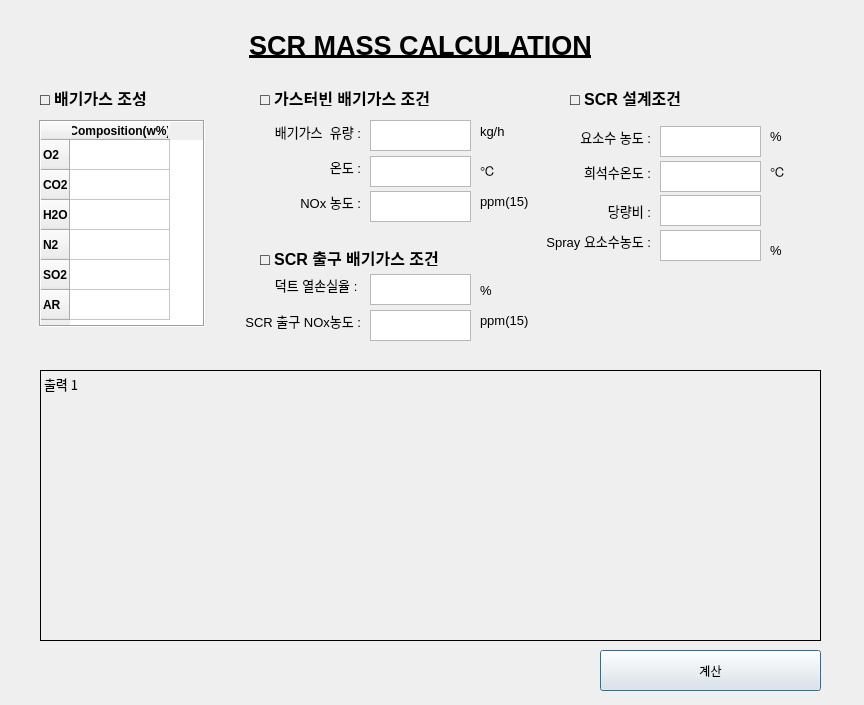
<?xml version="1.0" encoding="UTF-8"?>
<ui version="4.0">
 <class>Dialog</class>
 <widget class="QDialog" name="Dialog">
  <property name="geometry">
   <rect>
    <x>0</x>
    <y>0</y>
    <width>864</width>
    <height>705</height>
   </rect>
  </property>
  <property name="windowTitle">
   <string>Dialog</string>
  </property>
  <widget class="QLabel" name="text_label_1">
   <property name="geometry">
    <rect>
     <x>40</x>
     <y>370</y>
     <width>781</width>
     <height>271</height>
    </rect>
   </property>
   <property name="font">
    <font>
     <family>굴림체</family>
     <pointsize>10</pointsize>
    </font>
   </property>
   <property name="frameShape">
    <enum>QFrame::Panel</enum>
   </property>
   <property name="text">
    <string>출력 1</string>
   </property>
   <property name="alignment">
    <set>Qt::AlignLeading|Qt::AlignLeft|Qt::AlignTop</set>
   </property>
  </widget>
  <widget class="QPushButton" name="pushButton">
   <property name="geometry">
    <rect>
     <x>600</x>
     <y>650</y>
     <width>221</width>
     <height>41</height>
    </rect>
   </property>
   <property name="text">
    <string>계산</string>
   </property>
  </widget>
  <widget class="QLabel" name="label">
   <property name="geometry">
    <rect>
     <x>260</x>
     <y>121</y>
     <width>101</width>
     <height>21</height>
    </rect>
   </property>
   <property name="font">
    <font>
     <family>Arial</family>
     <pointsize>10</pointsize>
    </font>
   </property>
   <property name="text">
    <string>배기가스  유량 :</string>
   </property>
   <property name="alignment">
    <set>Qt::AlignRight|Qt::AlignTrailing|Qt::AlignVCenter</set>
   </property>
  </widget>
  <widget class="QLabel" name="label_2">
   <property name="geometry">
    <rect>
     <x>260</x>
     <y>156</y>
     <width>101</width>
     <height>21</height>
    </rect>
   </property>
   <property name="font">
    <font>
     <family>Arial</family>
     <pointsize>10</pointsize>
    </font>
   </property>
   <property name="text">
    <string>온도 :</string>
   </property>
   <property name="alignment">
    <set>Qt::AlignRight|Qt::AlignTrailing|Qt::AlignVCenter</set>
   </property>
  </widget>
  <widget class="QTextEdit" name="text_input_3">
   <property name="geometry">
    <rect>
     <x>370</x>
     <y>191</y>
     <width>101</width>
     <height>31</height>
    </rect>
   </property>
   <property name="font">
    <font>
     <family>Arial</family>
     <pointsize>10</pointsize>
    </font>
   </property>
   <property name="html">
    <string>&lt;!DOCTYPE HTML PUBLIC &quot;-//W3C//DTD HTML 4.0//EN&quot; &quot;http://www.w3.org/TR/REC-html40/strict.dtd&quot;&gt;
&lt;html&gt;&lt;head&gt;&lt;meta name=&quot;qrichtext&quot; content=&quot;1&quot; /&gt;&lt;style type=&quot;text/css&quot;&gt;
p, li { white-space: pre-wrap; }
&lt;/style&gt;&lt;/head&gt;&lt;body style=&quot; font-family:'Arial'; font-size:10pt; font-weight:400; font-style:normal;&quot;&gt;
&lt;p align=&quot;right&quot; style=&quot;-qt-paragraph-type:empty; margin-top:0px; margin-bottom:0px; margin-left:0px; margin-right:0px; -qt-block-indent:0; text-indent:0px;&quot;&gt;&lt;br /&gt;&lt;/p&gt;&lt;/body&gt;&lt;/html&gt;</string>
   </property>
  </widget>
  <widget class="QLabel" name="label_3">
   <property name="geometry">
    <rect>
     <x>260</x>
     <y>191</y>
     <width>101</width>
     <height>21</height>
    </rect>
   </property>
   <property name="font">
    <font>
     <family>Arial</family>
     <pointsize>10</pointsize>
    </font>
   </property>
   <property name="text">
    <string>NOx 농도 :</string>
   </property>
   <property name="alignment">
    <set>Qt::AlignRight|Qt::AlignTrailing|Qt::AlignVCenter</set>
   </property>
  </widget>
  <widget class="QLabel" name="label_4">
   <property name="geometry">
    <rect>
     <x>480</x>
     <y>121</y>
     <width>51</width>
     <height>21</height>
    </rect>
   </property>
   <property name="font">
    <font>
     <family>Arial</family>
     <pointsize>10</pointsize>
    </font>
   </property>
   <property name="text">
    <string>kg/h</string>
   </property>
   <property name="alignment">
    <set>Qt::AlignLeading|Qt::AlignLeft|Qt::AlignVCenter</set>
   </property>
  </widget>
  <widget class="QLabel" name="label_5">
   <property name="geometry">
    <rect>
     <x>480</x>
     <y>160</y>
     <width>51</width>
     <height>21</height>
    </rect>
   </property>
   <property name="font">
    <font>
     <family>Arial</family>
     <pointsize>10</pointsize>
    </font>
   </property>
   <property name="text">
    <string>℃</string>
   </property>
   <property name="alignment">
    <set>Qt::AlignLeading|Qt::AlignLeft|Qt::AlignVCenter</set>
   </property>
  </widget>
  <widget class="QLabel" name="label_6">
   <property name="geometry">
    <rect>
     <x>480</x>
     <y>191</y>
     <width>51</width>
     <height>21</height>
    </rect>
   </property>
   <property name="font">
    <font>
     <family>Arial</family>
     <pointsize>10</pointsize>
    </font>
   </property>
   <property name="text">
    <string>ppm(15)</string>
   </property>
   <property name="alignment">
    <set>Qt::AlignLeading|Qt::AlignLeft|Qt::AlignVCenter</set>
   </property>
  </widget>
  <widget class="QLabel" name="label_7">
   <property name="geometry">
    <rect>
     <x>230</x>
     <y>310</y>
     <width>131</width>
     <height>21</height>
    </rect>
   </property>
   <property name="font">
    <font>
     <family>Arial</family>
     <pointsize>10</pointsize>
    </font>
   </property>
   <property name="text">
    <string>SCR 출구 NOx농도 :</string>
   </property>
   <property name="alignment">
    <set>Qt::AlignRight|Qt::AlignTrailing|Qt::AlignVCenter</set>
   </property>
  </widget>
  <widget class="QTextEdit" name="text_input_4">
   <property name="geometry">
    <rect>
     <x>370</x>
     <y>310</y>
     <width>101</width>
     <height>31</height>
    </rect>
   </property>
   <property name="font">
    <font>
     <family>Arial</family>
     <pointsize>10</pointsize>
    </font>
   </property>
   <property name="html">
    <string>&lt;!DOCTYPE HTML PUBLIC &quot;-//W3C//DTD HTML 4.0//EN&quot; &quot;http://www.w3.org/TR/REC-html40/strict.dtd&quot;&gt;
&lt;html&gt;&lt;head&gt;&lt;meta name=&quot;qrichtext&quot; content=&quot;1&quot; /&gt;&lt;style type=&quot;text/css&quot;&gt;
p, li { white-space: pre-wrap; }
&lt;/style&gt;&lt;/head&gt;&lt;body style=&quot; font-family:'Arial'; font-size:10pt; font-weight:400; font-style:normal;&quot;&gt;
&lt;p align=&quot;right&quot; style=&quot;-qt-paragraph-type:empty; margin-top:0px; margin-bottom:0px; margin-left:0px; margin-right:0px; -qt-block-indent:0; text-indent:0px;&quot;&gt;&lt;br /&gt;&lt;/p&gt;&lt;/body&gt;&lt;/html&gt;</string>
   </property>
  </widget>
  <widget class="QLabel" name="label_8">
   <property name="geometry">
    <rect>
     <x>480</x>
     <y>310</y>
     <width>61</width>
     <height>21</height>
    </rect>
   </property>
   <property name="font">
    <font>
     <family>Arial</family>
     <pointsize>10</pointsize>
    </font>
   </property>
   <property name="text">
    <string>ppm(15)</string>
   </property>
   <property name="alignment">
    <set>Qt::AlignLeading|Qt::AlignLeft|Qt::AlignVCenter</set>
   </property>
  </widget>
  <widget class="QLabel" name="label_9">
   <property name="geometry">
    <rect>
     <x>480</x>
     <y>280</y>
     <width>61</width>
     <height>21</height>
    </rect>
   </property>
   <property name="font">
    <font>
     <family>Arial</family>
     <pointsize>10</pointsize>
    </font>
   </property>
   <property name="text">
    <string>%</string>
   </property>
   <property name="alignment">
    <set>Qt::AlignLeading|Qt::AlignLeft|Qt::AlignVCenter</set>
   </property>
  </widget>
  <widget class="QLabel" name="label_10">
   <property name="geometry">
    <rect>
     <x>260</x>
     <y>274</y>
     <width>101</width>
     <height>21</height>
    </rect>
   </property>
   <property name="font">
    <font>
     <family>Arial</family>
     <pointsize>10</pointsize>
    </font>
   </property>
   <property name="text">
    <string>덕트 열손실율 : </string>
   </property>
   <property name="alignment">
    <set>Qt::AlignRight|Qt::AlignTrailing|Qt::AlignVCenter</set>
   </property>
  </widget>
  <widget class="QTextEdit" name="text_input_5">
   <property name="geometry">
    <rect>
     <x>370</x>
     <y>274</y>
     <width>101</width>
     <height>31</height>
    </rect>
   </property>
   <property name="font">
    <font>
     <family>Arial</family>
     <pointsize>10</pointsize>
    </font>
   </property>
   <property name="html">
    <string>&lt;!DOCTYPE HTML PUBLIC &quot;-//W3C//DTD HTML 4.0//EN&quot; &quot;http://www.w3.org/TR/REC-html40/strict.dtd&quot;&gt;
&lt;html&gt;&lt;head&gt;&lt;meta name=&quot;qrichtext&quot; content=&quot;1&quot; /&gt;&lt;style type=&quot;text/css&quot;&gt;
p, li { white-space: pre-wrap; }
&lt;/style&gt;&lt;/head&gt;&lt;body style=&quot; font-family:'Arial'; font-size:10pt; font-weight:400; font-style:normal;&quot;&gt;
&lt;p align=&quot;right&quot; style=&quot;-qt-paragraph-type:empty; margin-top:0px; margin-bottom:0px; margin-left:0px; margin-right:0px; -qt-block-indent:0; text-indent:0px;&quot;&gt;&lt;br /&gt;&lt;/p&gt;&lt;/body&gt;&lt;/html&gt;</string>
   </property>
  </widget>
  <widget class="QTextEdit" name="text_input_6">
   <property name="geometry">
    <rect>
     <x>660</x>
     <y>126</y>
     <width>101</width>
     <height>31</height>
    </rect>
   </property>
   <property name="font">
    <font>
     <family>Arial</family>
     <pointsize>10</pointsize>
    </font>
   </property>
   <property name="html">
    <string>&lt;!DOCTYPE HTML PUBLIC &quot;-//W3C//DTD HTML 4.0//EN&quot; &quot;http://www.w3.org/TR/REC-html40/strict.dtd&quot;&gt;
&lt;html&gt;&lt;head&gt;&lt;meta name=&quot;qrichtext&quot; content=&quot;1&quot; /&gt;&lt;style type=&quot;text/css&quot;&gt;
p, li { white-space: pre-wrap; }
&lt;/style&gt;&lt;/head&gt;&lt;body style=&quot; font-family:'Arial'; font-size:10pt; font-weight:400; font-style:normal;&quot;&gt;
&lt;p align=&quot;right&quot; style=&quot;-qt-paragraph-type:empty; margin-top:0px; margin-bottom:0px; margin-left:0px; margin-right:0px; -qt-block-indent:0; text-indent:0px;&quot;&gt;&lt;br /&gt;&lt;/p&gt;&lt;/body&gt;&lt;/html&gt;</string>
   </property>
  </widget>
  <widget class="QTextEdit" name="text_input_7">
   <property name="geometry">
    <rect>
     <x>660</x>
     <y>161</y>
     <width>101</width>
     <height>31</height>
    </rect>
   </property>
   <property name="font">
    <font>
     <family>Arial</family>
     <pointsize>10</pointsize>
    </font>
   </property>
   <property name="html">
    <string>&lt;!DOCTYPE HTML PUBLIC &quot;-//W3C//DTD HTML 4.0//EN&quot; &quot;http://www.w3.org/TR/REC-html40/strict.dtd&quot;&gt;
&lt;html&gt;&lt;head&gt;&lt;meta name=&quot;qrichtext&quot; content=&quot;1&quot; /&gt;&lt;style type=&quot;text/css&quot;&gt;
p, li { white-space: pre-wrap; }
&lt;/style&gt;&lt;/head&gt;&lt;body style=&quot; font-family:'Arial'; font-size:10pt; font-weight:400; font-style:normal;&quot;&gt;
&lt;p align=&quot;right&quot; style=&quot;-qt-paragraph-type:empty; margin-top:0px; margin-bottom:0px; margin-left:0px; margin-right:0px; -qt-block-indent:0; text-indent:0px;&quot;&gt;&lt;br /&gt;&lt;/p&gt;&lt;/body&gt;&lt;/html&gt;</string>
   </property>
  </widget>
  <widget class="QLabel" name="label_11">
   <property name="geometry">
    <rect>
     <x>770</x>
     <y>126</y>
     <width>61</width>
     <height>21</height>
    </rect>
   </property>
   <property name="font">
    <font>
     <family>Arial</family>
     <pointsize>10</pointsize>
    </font>
   </property>
   <property name="text">
    <string>%</string>
   </property>
   <property name="alignment">
    <set>Qt::AlignLeading|Qt::AlignLeft|Qt::AlignVCenter</set>
   </property>
  </widget>
  <widget class="QLabel" name="label_12">
   <property name="geometry">
    <rect>
     <x>550</x>
     <y>126</y>
     <width>101</width>
     <height>21</height>
    </rect>
   </property>
   <property name="font">
    <font>
     <family>Arial</family>
     <pointsize>10</pointsize>
    </font>
   </property>
   <property name="text">
    <string>요소수 농도 :</string>
   </property>
   <property name="alignment">
    <set>Qt::AlignRight|Qt::AlignTrailing|Qt::AlignVCenter</set>
   </property>
  </widget>
  <widget class="QLabel" name="label_13">
   <property name="geometry">
    <rect>
     <x>770</x>
     <y>161</y>
     <width>61</width>
     <height>21</height>
    </rect>
   </property>
   <property name="font">
    <font>
     <family>Arial</family>
     <pointsize>10</pointsize>
    </font>
   </property>
   <property name="text">
    <string>℃</string>
   </property>
   <property name="alignment">
    <set>Qt::AlignLeading|Qt::AlignLeft|Qt::AlignVCenter</set>
   </property>
  </widget>
  <widget class="QLabel" name="label_14">
   <property name="geometry">
    <rect>
     <x>550</x>
     <y>161</y>
     <width>101</width>
     <height>21</height>
    </rect>
   </property>
   <property name="font">
    <font>
     <family>Arial</family>
     <pointsize>10</pointsize>
    </font>
   </property>
   <property name="text">
    <string>희석수온도 :</string>
   </property>
   <property name="alignment">
    <set>Qt::AlignRight|Qt::AlignTrailing|Qt::AlignVCenter</set>
   </property>
  </widget>
  <widget class="QTableWidget" name="item_comp">
   <property name="geometry">
    <rect>
     <x>39</x>
     <y>120</y>
     <width>166</width>
     <height>207</height>
    </rect>
   </property>
   <property name="sizePolicy">
    <sizepolicy hsizetype="Expanding" vsizetype="MinimumExpanding">
     <horstretch>0</horstretch>
     <verstretch>0</verstretch>
    </sizepolicy>
   </property>
   <property name="font">
    <font>
     <weight>75</weight>
     <italic>false</italic>
     <bold>true</bold>
     <underline>false</underline>
     <strikeout>false</strikeout>
    </font>
   </property>
   <property name="autoFillBackground">
    <bool>false</bool>
   </property>
   <property name="inputMethodHints">
    <set>Qt::ImhHiddenText</set>
   </property>
   <property name="frameShape">
    <enum>QFrame::Box</enum>
   </property>
   <property name="frameShadow">
    <enum>QFrame::Sunken</enum>
   </property>
   <property name="lineWidth">
    <number>1</number>
   </property>
   <property name="midLineWidth">
    <number>0</number>
   </property>
   <property name="dragEnabled">
    <bool>false</bool>
   </property>
   <property name="gridStyle">
    <enum>Qt::SolidLine</enum>
   </property>
   <property name="sortingEnabled">
    <bool>false</bool>
   </property>
   <property name="wordWrap">
    <bool>true</bool>
   </property>
   <property name="cornerButtonEnabled">
    <bool>true</bool>
   </property>
   <property name="rowCount">
    <number>6</number>
   </property>
   <property name="columnCount">
    <number>1</number>
   </property>
   <row>
    <property name="text">
     <string>O2</string>
    </property>
   </row>
   <row>
    <property name="text">
     <string>CO2</string>
    </property>
   </row>
   <row>
    <property name="text">
     <string>H2O</string>
    </property>
   </row>
   <row>
    <property name="text">
     <string>N2</string>
    </property>
   </row>
   <row>
    <property name="text">
     <string>SO2</string>
    </property>
   </row>
   <row>
    <property name="text">
     <string>AR</string>
    </property>
   </row>
   <column>
    <property name="text">
     <string>Composition(w%)</string>
    </property>
    <property name="textAlignment">
     <set>AlignCenter</set>
    </property>
    <property name="background">
     <color>
      <red>255</red>
      <green>255</green>
      <blue>127</blue>
     </color>
    </property>
   </column>
   <item row="0" column="0">
    <property name="text">
     <string/>
    </property>
    <property name="textAlignment">
     <set>AlignTrailing|AlignVCenter</set>
    </property>
   </item>
   <item row="1" column="0">
    <property name="text">
     <string/>
    </property>
    <property name="textAlignment">
     <set>AlignTrailing|AlignVCenter</set>
    </property>
   </item>
   <item row="2" column="0">
    <property name="text">
     <string/>
    </property>
    <property name="textAlignment">
     <set>AlignTrailing|AlignVCenter</set>
    </property>
   </item>
   <item row="3" column="0">
    <property name="text">
     <string/>
    </property>
    <property name="textAlignment">
     <set>AlignTrailing|AlignVCenter</set>
    </property>
   </item>
   <item row="4" column="0">
    <property name="text">
     <string/>
    </property>
    <property name="textAlignment">
     <set>AlignTrailing|AlignVCenter</set>
    </property>
   </item>
   <item row="5" column="0">
    <property name="text">
     <string/>
    </property>
    <property name="textAlignment">
     <set>AlignTrailing|AlignVCenter</set>
    </property>
   </item>
  </widget>
  <widget class="QLabel" name="label_17">
   <property name="geometry">
    <rect>
     <x>40</x>
     <y>90</y>
     <width>141</width>
     <height>16</height>
    </rect>
   </property>
   <property name="font">
    <font>
     <pointsize>12</pointsize>
     <weight>75</weight>
     <bold>true</bold>
    </font>
   </property>
   <property name="text">
    <string>□ 배기가스 조성</string>
   </property>
  </widget>
  <widget class="QLabel" name="label_18">
   <property name="geometry">
    <rect>
     <x>260</x>
     <y>90</y>
     <width>221</width>
     <height>16</height>
    </rect>
   </property>
   <property name="font">
    <font>
     <pointsize>12</pointsize>
     <weight>75</weight>
     <bold>true</bold>
    </font>
   </property>
   <property name="text">
    <string>□ 가스터빈 배기가스 조건</string>
   </property>
  </widget>
  <widget class="QLabel" name="label_19">
   <property name="geometry">
    <rect>
     <x>260</x>
     <y>250</y>
     <width>221</width>
     <height>16</height>
    </rect>
   </property>
   <property name="font">
    <font>
     <pointsize>12</pointsize>
     <weight>75</weight>
     <bold>true</bold>
    </font>
   </property>
   <property name="text">
    <string>□ SCR 출구 배기가스 조건</string>
   </property>
  </widget>
  <widget class="QLabel" name="label_20">
   <property name="geometry">
    <rect>
     <x>230</x>
     <y>30</y>
     <width>381</width>
     <height>31</height>
    </rect>
   </property>
   <property name="font">
    <font>
     <family>Arial</family>
     <pointsize>20</pointsize>
     <weight>75</weight>
     <bold>true</bold>
     <underline>true</underline>
    </font>
   </property>
   <property name="text">
    <string>SCR MASS CALCULATION</string>
   </property>
   <property name="alignment">
    <set>Qt::AlignCenter</set>
   </property>
  </widget>
  <widget class="QTextEdit" name="text_input_2">
   <property name="geometry">
    <rect>
     <x>370</x>
     <y>156</y>
     <width>101</width>
     <height>31</height>
    </rect>
   </property>
   <property name="font">
    <font>
     <family>Arial</family>
     <pointsize>10</pointsize>
    </font>
   </property>
   <property name="html">
    <string>&lt;!DOCTYPE HTML PUBLIC &quot;-//W3C//DTD HTML 4.0//EN&quot; &quot;http://www.w3.org/TR/REC-html40/strict.dtd&quot;&gt;
&lt;html&gt;&lt;head&gt;&lt;meta name=&quot;qrichtext&quot; content=&quot;1&quot; /&gt;&lt;style type=&quot;text/css&quot;&gt;
p, li { white-space: pre-wrap; }
&lt;/style&gt;&lt;/head&gt;&lt;body style=&quot; font-family:'Arial'; font-size:10pt; font-weight:400; font-style:normal;&quot;&gt;
&lt;p align=&quot;right&quot; style=&quot;-qt-paragraph-type:empty; margin-top:0px; margin-bottom:0px; margin-left:0px; margin-right:0px; -qt-block-indent:0; text-indent:0px;&quot;&gt;&lt;br /&gt;&lt;/p&gt;&lt;/body&gt;&lt;/html&gt;</string>
   </property>
  </widget>
  <widget class="QTextEdit" name="text_input_1">
   <property name="geometry">
    <rect>
     <x>370</x>
     <y>120</y>
     <width>101</width>
     <height>31</height>
    </rect>
   </property>
   <property name="font">
    <font>
     <family>Arial</family>
     <pointsize>10</pointsize>
    </font>
   </property>
   <property name="layoutDirection">
    <enum>Qt::LeftToRight</enum>
   </property>
   <property name="html">
    <string>&lt;!DOCTYPE HTML PUBLIC &quot;-//W3C//DTD HTML 4.0//EN&quot; &quot;http://www.w3.org/TR/REC-html40/strict.dtd&quot;&gt;
&lt;html&gt;&lt;head&gt;&lt;meta name=&quot;qrichtext&quot; content=&quot;1&quot; /&gt;&lt;style type=&quot;text/css&quot;&gt;
p, li { white-space: pre-wrap; }
&lt;/style&gt;&lt;/head&gt;&lt;body style=&quot; font-family:'Arial'; font-size:10pt; font-weight:400; font-style:normal;&quot;&gt;
&lt;p align=&quot;right&quot; style=&quot;-qt-paragraph-type:empty; margin-top:0px; margin-bottom:0px; margin-left:0px; margin-right:0px; -qt-block-indent:0; text-indent:0px;&quot;&gt;&lt;br /&gt;&lt;/p&gt;&lt;/body&gt;&lt;/html&gt;</string>
   </property>
  </widget>
  <widget class="QTextEdit" name="text_input_9">
   <property name="geometry">
    <rect>
     <x>660</x>
     <y>195</y>
     <width>101</width>
     <height>31</height>
    </rect>
   </property>
   <property name="font">
    <font>
     <family>Arial</family>
     <pointsize>10</pointsize>
    </font>
   </property>
   <property name="html">
    <string>&lt;!DOCTYPE HTML PUBLIC &quot;-//W3C//DTD HTML 4.0//EN&quot; &quot;http://www.w3.org/TR/REC-html40/strict.dtd&quot;&gt;
&lt;html&gt;&lt;head&gt;&lt;meta name=&quot;qrichtext&quot; content=&quot;1&quot; /&gt;&lt;style type=&quot;text/css&quot;&gt;
p, li { white-space: pre-wrap; }
&lt;/style&gt;&lt;/head&gt;&lt;body style=&quot; font-family:'Arial'; font-size:10pt; font-weight:400; font-style:normal;&quot;&gt;
&lt;p align=&quot;right&quot; style=&quot;-qt-paragraph-type:empty; margin-top:0px; margin-bottom:0px; margin-left:0px; margin-right:0px; -qt-block-indent:0; text-indent:0px;&quot;&gt;&lt;br /&gt;&lt;/p&gt;&lt;/body&gt;&lt;/html&gt;</string>
   </property>
  </widget>
  <widget class="QLabel" name="label_21">
   <property name="geometry">
    <rect>
     <x>550</x>
     <y>200</y>
     <width>101</width>
     <height>21</height>
    </rect>
   </property>
   <property name="font">
    <font>
     <family>Arial</family>
     <pointsize>10</pointsize>
    </font>
   </property>
   <property name="text">
    <string>당량비 :</string>
   </property>
   <property name="alignment">
    <set>Qt::AlignRight|Qt::AlignTrailing|Qt::AlignVCenter</set>
   </property>
  </widget>
  <widget class="QTextEdit" name="text_input_10">
   <property name="geometry">
    <rect>
     <x>660</x>
     <y>230</y>
     <width>101</width>
     <height>31</height>
    </rect>
   </property>
   <property name="font">
    <font>
     <family>Arial</family>
     <pointsize>10</pointsize>
    </font>
   </property>
   <property name="html">
    <string>&lt;!DOCTYPE HTML PUBLIC &quot;-//W3C//DTD HTML 4.0//EN&quot; &quot;http://www.w3.org/TR/REC-html40/strict.dtd&quot;&gt;
&lt;html&gt;&lt;head&gt;&lt;meta name=&quot;qrichtext&quot; content=&quot;1&quot; /&gt;&lt;style type=&quot;text/css&quot;&gt;
p, li { white-space: pre-wrap; }
&lt;/style&gt;&lt;/head&gt;&lt;body style=&quot; font-family:'Arial'; font-size:10pt; font-weight:400; font-style:normal;&quot;&gt;
&lt;p align=&quot;right&quot; style=&quot;-qt-paragraph-type:empty; margin-top:0px; margin-bottom:0px; margin-left:0px; margin-right:0px; -qt-block-indent:0; text-indent:0px;&quot;&gt;&lt;br /&gt;&lt;/p&gt;&lt;/body&gt;&lt;/html&gt;</string>
   </property>
  </widget>
  <widget class="QLabel" name="label_22">
   <property name="geometry">
    <rect>
     <x>510</x>
     <y>230</y>
     <width>141</width>
     <height>21</height>
    </rect>
   </property>
   <property name="font">
    <font>
     <family>Arial</family>
     <pointsize>10</pointsize>
    </font>
   </property>
   <property name="text">
    <string>Spray 요소수농도 :</string>
   </property>
   <property name="alignment">
    <set>Qt::AlignRight|Qt::AlignTrailing|Qt::AlignVCenter</set>
   </property>
  </widget>
  <widget class="QLabel" name="label_23">
   <property name="geometry">
    <rect>
     <x>770</x>
     <y>240</y>
     <width>61</width>
     <height>21</height>
    </rect>
   </property>
   <property name="font">
    <font>
     <family>Arial</family>
     <pointsize>10</pointsize>
    </font>
   </property>
   <property name="text">
    <string>%</string>
   </property>
   <property name="alignment">
    <set>Qt::AlignLeading|Qt::AlignLeft|Qt::AlignVCenter</set>
   </property>
  </widget>
  <widget class="QLabel" name="label_24">
   <property name="geometry">
    <rect>
     <x>570</x>
     <y>90</y>
     <width>221</width>
     <height>16</height>
    </rect>
   </property>
   <property name="font">
    <font>
     <pointsize>12</pointsize>
     <weight>75</weight>
     <bold>true</bold>
    </font>
   </property>
   <property name="text">
    <string>□ SCR 설계조건</string>
   </property>
  </widget>
 </widget>
 <resources/>
 <connections/>
</ui>
